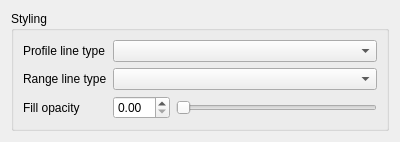
<?xml version="1.0" encoding="UTF-8"?>
<ui version="4.0">
 <class>StylingWidget</class>
 <widget class="QWidget" name="StylingWidget">
  <property name="geometry">
   <rect>
    <x>0</x>
    <y>0</y>
    <width>400</width>
    <height>129</height>
   </rect>
  </property>
  <property name="windowTitle">
   <string>Form</string>
  </property>
  <layout class="QVBoxLayout" name="verticalLayout">
   <item>
    <widget class="QGroupBox" name="groupBox">
     <property name="title">
      <string>Styling</string>
     </property>
     <layout class="QVBoxLayout" name="verticalLayout_2">
      <item>
       <layout class="QGridLayout" name="gridLayout">
        <item row="0" column="0">
         <widget class="QLabel" name="profileLineTypeLabel">
          <property name="text">
           <string>Profile line type</string>
          </property>
         </widget>
        </item>
        <item row="2" column="0">
         <widget class="QLabel" name="opacityLabel">
          <property name="sizePolicy">
           <sizepolicy hsizetype="Maximum" vsizetype="Preferred">
            <horstretch>0</horstretch>
            <verstretch>0</verstretch>
           </sizepolicy>
          </property>
          <property name="text">
           <string>Fill opacity</string>
          </property>
         </widget>
        </item>
        <item row="1" column="0">
         <widget class="QLabel" name="rangeLineTypeLabel">
          <property name="sizePolicy">
           <sizepolicy hsizetype="Maximum" vsizetype="Preferred">
            <horstretch>0</horstretch>
            <verstretch>0</verstretch>
           </sizepolicy>
          </property>
          <property name="text">
           <string>Range line type</string>
          </property>
         </widget>
        </item>
        <item row="2" column="1">
         <layout class="QHBoxLayout" name="opacityHorizontalLayout">
          <item>
           <widget class="QDoubleSpinBox" name="opacitySpinBox">
            <property name="minimumSize">
             <size>
              <width>50</width>
              <height>0</height>
             </size>
            </property>
           </widget>
          </item>
          <item>
           <widget class="QSlider" name="opacitySlider">
            <property name="orientation">
             <enum>Qt::Horizontal</enum>
            </property>
           </widget>
          </item>
         </layout>
        </item>
        <item row="1" column="1">
         <widget class="QComboBox" name="rangeLineTypeComboBox">
          <property name="minimumSize">
           <size>
            <width>100</width>
            <height>0</height>
           </size>
          </property>
         </widget>
        </item>
        <item row="0" column="1">
         <widget class="QComboBox" name="profileLineTypeComboBox">
          <property name="minimumSize">
           <size>
            <width>100</width>
            <height>0</height>
           </size>
          </property>
         </widget>
        </item>
       </layout>
      </item>
     </layout>
    </widget>
   </item>
  </layout>
 </widget>
 <resources/>
 <connections/>
</ui>
